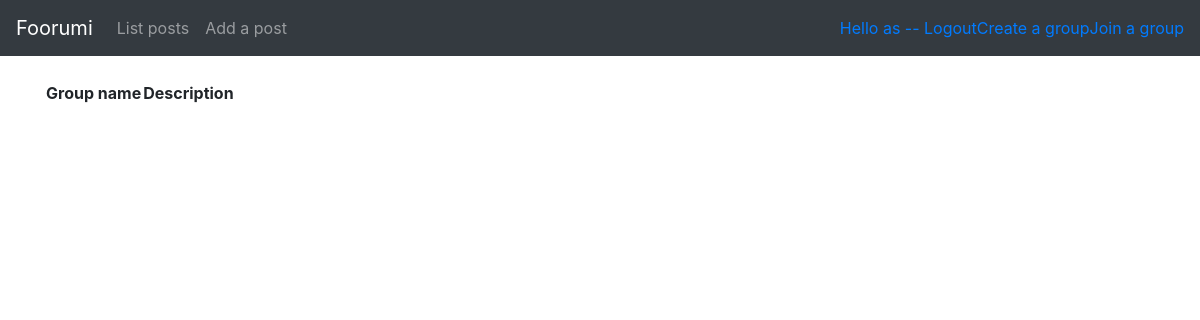
The page /groups/ (signed in) on the database as committed earlier.
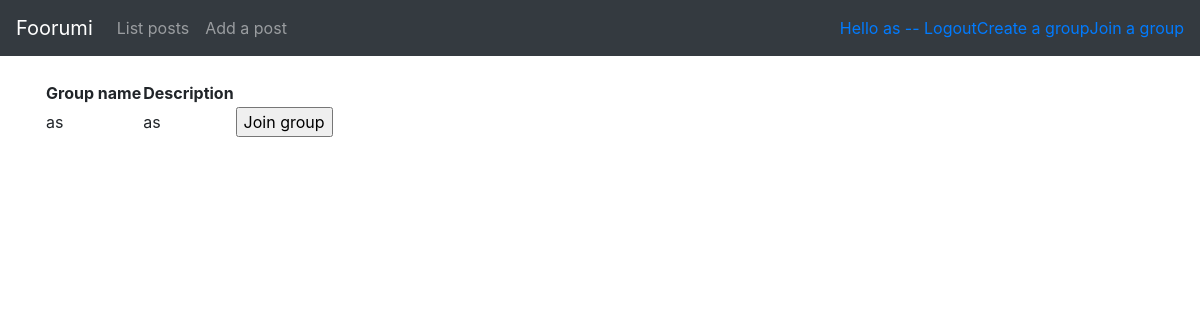
The same page on the database as committed later.
### application/groups/models.py (models this page shows, shortened)
class Groups(Base):
    id = db.Column(db.Integer, primary_key=True)
    date_created = db.Column(db.DateTime, default=db.func.current_timestamp())
    date_modified = db.Column(db.DateTime, default=db.func.current_timestamp(), onupdate=db.func.current_timestamp())
    name = db.Column(db.String(144), nullable=False)
    desc = db.Column(db.String(200), nullable=False)
    account_id = db.Column(db.Integer, db.ForeignKey('account.id'), nullable=False)

### application/groups/views.py (the view)
@app.route("/groups/", methods=["GET"])
def groups_list():
    return render_template("groups/list.html", groups = Groups.query.all())

### application/__init__.py (called while the page is built)
@login_manager.user_loader
def load_user(user_id):
    return User.query.get(user_id)

### application/templates/groups/list.html
{% extends "layout.html" %}
{% block body %}
  <table>
    <tr>
      <th>Group name</th>
	  <th>Description</th>
    </tr>
    {% for groups in groups %}
    <tr>
      <td>{{ groups.name }}</td>
	  <td>{{ groups.desc }}</td>
	  <td>
		<form method="POST" action="{{ url_for('groups_join', groups_id=groups.id) }}">
			<input type="submit" value="Join group"/>
		</form>
      </td>
    </tr>
    {% endfor %}
  </table>
{% endblock %}

Rows that differ between the two databases and show on the page:
added Groups: name "as", desc "as"
